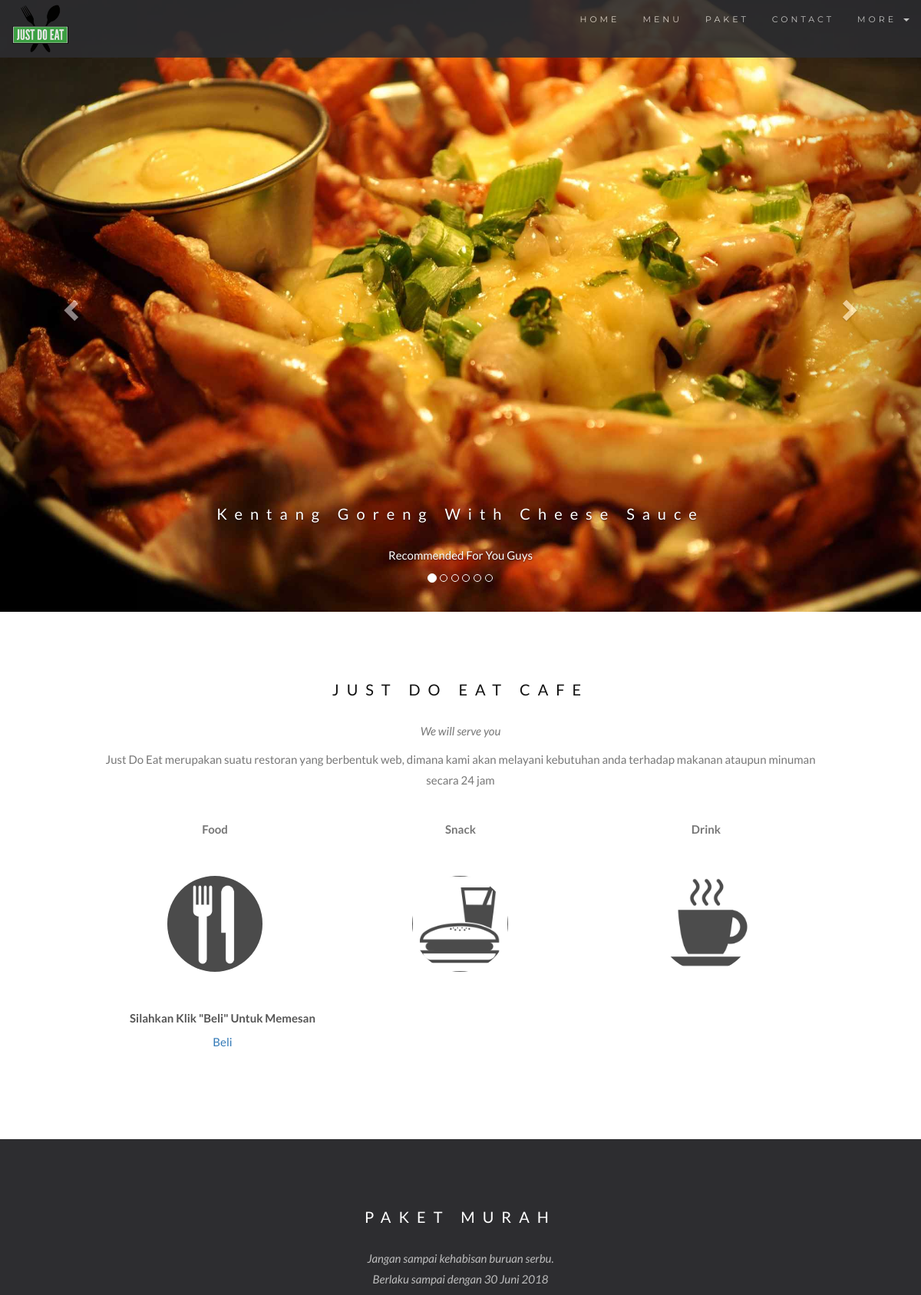
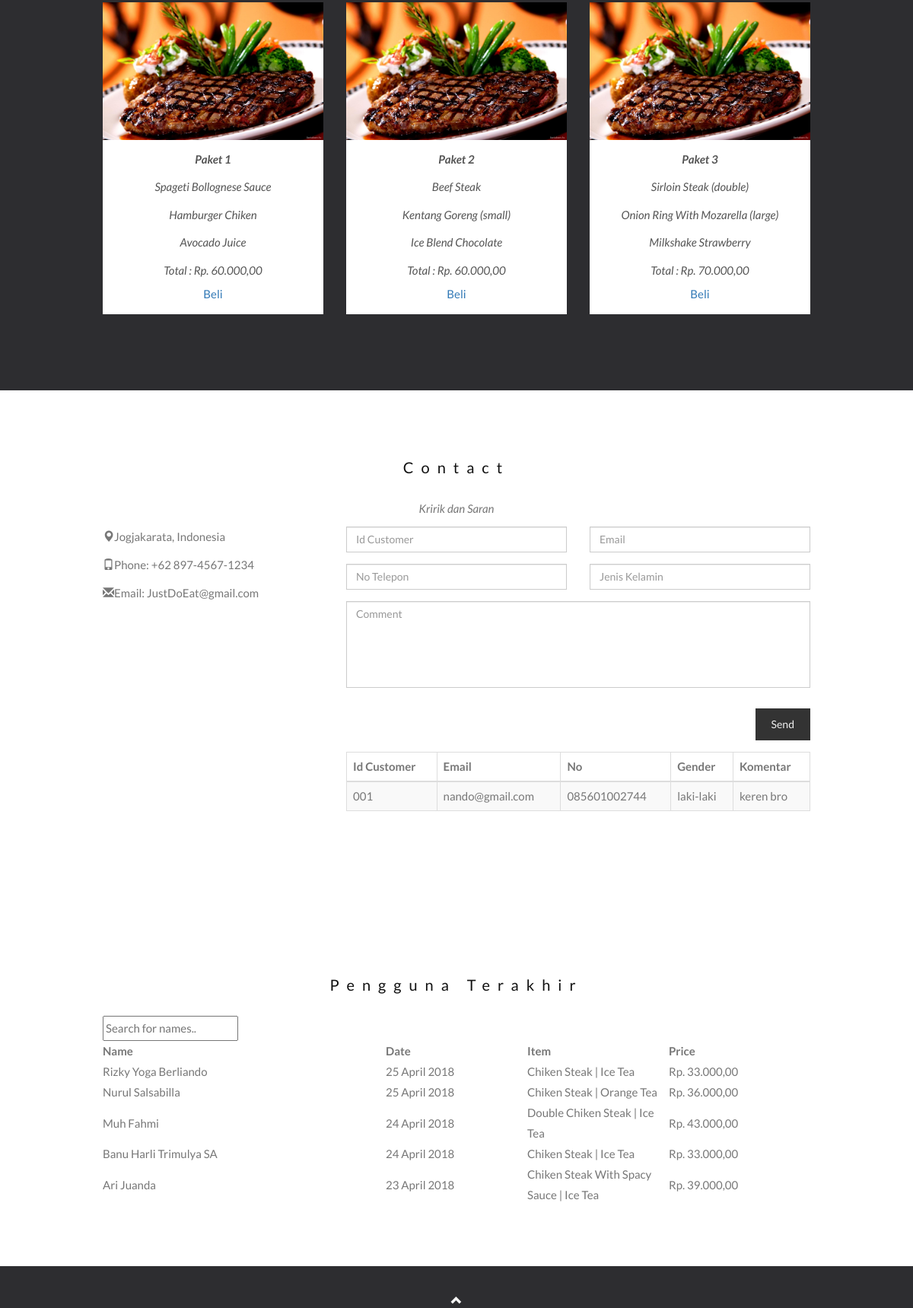
The page /contact.php (upper part) on the database its author committed (2 pictures, top to bottom).
### tables this page shows
CREATE TABLE `user` (
  `idcustomer` varchar(15) NOT NULL,
  `email` varchar(30) NOT NULL,
  `no` varchar(15) DEFAULT NULL,
  `gender` varchar(15) DEFAULT NULL,
  `comment` varchar(100) DEFAULT NULL
);

### contact.php (the view, shortened to what this page needs)
<!DOCTYPE html>
<html lang="en">
<head>
  <link rel="stylesheet" href="https://maxcdn.bootstrapcdn.com/bootstrap/3.3.7/css/bootstrap.min.css">
</head>
<body id="tampilanawal" data-spy="scroll" data-target=".navbar" data-offset="50">
<nav class="navbar navbar-default navbar-fixed-top">
  <div class="container-fluid">
    <div class="navbar-header">
	  <img src="jde2.png" width="75px" height="75px">
    </div>
    <div class="collapse navbar-collapse" id="myNavbar">
      <ul class="nav navbar-nav navbar-right">
        <li><a href="home.php">HOME</a></li>
        <li><a href="#menu">MENU</a></li>
        <li><a href="#paket">PAKET</a></li>
        <li><a href="#contact">CONTACT</a></li>
        <li class="dropdown">
          <a class="dropdown-toggle" data-toggle="dropdown" href="#">MORE
          <span class="caret"></span></a>
        </li>
      </ul>
    </div>
  </div>
</nav>
<div id="myCarousel" class="carousel slide" data-ride="carousel">
    <ol class="carousel-indicators">
      <li data-target="#myCarousel" data-slide-to="0" class="active"></li>
      <li data-target="#myCarousel" data-slide-to="1"></li>
      <li data-target="#myCarousel" data-slide-to="2"></li>
	  <li data-target="#myCarousel" data-slide-to="3"></li>
	  <li data-target="#myCarousel" data-slide-to="4"></li>
	  <li data-target="#myCarousel" data-slide-to="5"></li>
    </ol>
    <div class="carousel-inner" role="listbox">
      <div class="item active">
        <img src="kg.jpeg" alt="Kentang Goreng" width="1200" height="700">
        <div class="carousel-caption">
          <h3>Kentang Goreng With Cheese Sauce</h3>
          <p>Recommended For You Guys</p>
        </div>
      </div>
    </div>
    <a class="left carousel-control" href="#myCarousel" role="button" data-slide="prev">
      <span class="glyphicon glyphicon-chevron-left" aria-hidden="true"></span>
    </a>
    <a class="right carousel-control" href="#myCarousel" role="button" data-slide="next">
      <span class="glyphicon glyphicon-chevron-right" aria-hidden="true"></span>
    </a>
</div>
<div id="menu" class="container text-center">
  <h3>JUST DO EAT CAFE</h3>
  <p><em>We will serve you</em></p>
  <p>Just Do Eat merupakan suatu restoran yang berbentuk web, dimana kami akan melayani kebutuhan anda terhadap makanan ataupun minuman secara 24 jam</p>
  <br>
  <div class="row">
    <div class="col-sm-4">
      <p class="text-center"><strong>Food</strong></p><br>
      <a href="#demo" data-toggle="collapse">
        <img src="sbmk.jpeg" class="img-circle person" alt="Random Name" width="55" height="55">
      </a>
    </div>
    <div class="col-sm-4">
      <p class="text-center"><strong>Snack</strong></p><br>
      <a href="#demo2" data-toggle="collapse">
        <img src="sbsk.jpeg" class="img-circle person" alt="Random Name" width="55" height="55">
      </a>
    </div>
    <div class="col-sm-4">
      <p class="text-center"><strong>Drink</strong></p><br>
      <a href="#demo3" data-toggle="collapse">
        <img src="sbmn.jpeg" class="img-circle person" alt="Random Name" width="55" height="55">
      </a>
    </div>
  </div>
    <div class="col-sm-4">
        <div class="thumbnail">
          <p><strong>Silahkan Klik "Beli" Untuk Memesan</strong></p>
          <a href="form_pesanan.php">Beli</a>
        </div>
      </div>
</div>
<div id="paket" class="bg-1">
  <div class="container">
    <h3 class="text-center">PAKET MURAH</h3>
    <p class="text-center">Jangan sampai kehabisan buruan serbu.<br> Berlaku sampai dengan 30 Juni 2018</p>
    <div class="row text-center">
      <div class="col-sm-4">
        <div class="thumbnail">
          <img src="st.jpeg" alt="Paket 1" width="400" height="300">
          <p><strong>Paket 1</strong></p>
          <p>Spageti Bollognese Sauce</p>
		  <p>Hamburger Chiken</p>
		  <p>Avocado Juice</p>
		  <P>Total : Rp. 60.000,00</p>
          <a href="form_pesanan.php">Beli</a>
        </div>
      </div>
      <div class="col-sm-4">
        <div class="thumbnail">
          <img src="st.jpeg" alt="Paket 2" width="400" height="500">
          <p><strong>Paket 2</strong></p>
          <p>Beef Steak</p>
		  <p>Kentang Goreng (small)</p>
		  <p>Ice Blend Chocolate</p>
		  <P>Total : Rp. 60.000,00</p>
          <a href="form_pesanan.php">Beli</a>
        </div>
      </div>
      <div class="col-sm-4">
        <div class="thumbnail">
          <img src="st.jpeg" alt="Paket 3" width="400" height="300">
          <p><strong>Paket 3</strong></p>
          <p>Sirloin Steak (double)</p>
		  <p>Onion Ring With Mozarella (large)</p>
		  <p>Milkshake Strawberry</p>
		  <P>Total : Rp. 70.000,00</p>
          <a href="form_pesanan.php">Beli</a>
        </div>
      </div>
    </div>
  </div>
</div>
<div id="contact" class="container">
  <h3 class="text-center">Contact</h3>
  <p class="text-center"><em>Kririk dan Saran</em></p>
  <div class="row">
    <div class="col-md-4">
      <p><span class="glyphicon glyphicon-map-marker"></span>Jogjakarata, Indonesia</p>
      <p><span class="glyphicon glyphicon-phone"></span>Phone: +62 897-4567-1234</p>
      <p><span class="glyphicon glyphicon-envelope"></span>Email: JustDoEat@gmail.com</p>
    </div>
    <div class="col-md-8">
	<form method="POST" action="koneksi.php">
      <div class="row">
        <div class="col-sm-6 form-group">
          <input class="form-control" id="idcustomer" name="idcustomer" placeholder="Id Customer" type="text" required>
        </div>
        <div class="col-sm-6 form-group">
          <input class="form-control" id="email" name="email" placeholder="Email" type="email" required>
        </div>
		<div class="col-sm-6 form-group">
          <input class="form-control" id="no" name="no" placeholder="No Telepon" type="text" required>
        </div>
		<div class="col-sm-6 form-group">
          <input class="form-control" id="gender" name="gender" placeholder="Jenis Kelamin" type="text" required>
        </div>
      </div>
      <textarea class="form-control" id="comments" name="comments" placeholder="Comment" rows="5"></textarea>
      <br>
      <div class="row">
        <div class="col-md-12 form-group">
          <button class="btn pull-right" type="submit">Send</button>
        </div>
      </div>
	  </form>
	  <div class="row">
        <div id="member" class="col-lg-12">
            <table class="table table-striped table-bordered">
                <thead>
                <tr>
                    <th>Id Customer</th>
                    <th>Email</th>
					<th>No</th>
					<th>Gender</th>
                    <th>Komentar</th>
                </tr>
                </thead>
                <tbody>
                <?php
				$konek = new mysqli("localhost","root","","justdoeat");
                $result = $konek->query("SELECT * FROM user");
                while ($mem = mysqli_fetch_assoc($result)):
                    echo '<tr>';
                    echo '<td>'.$mem['idcustomer'].'</td>';
                    echo '<td>'.$mem['email'].'</td>';
					echo '<td>'.$mem['no'].'</td>';
					echo '<td>'.$mem['gender'].'</td>';
                    echo '<td>'.$mem['comment'].'</td>';
                    echo '</tr>';
                endwhile;
                ?>
                </tbody>
            </table>
        </div>
    </div>
    </div>
  </div>
  <br>
</div>
<div id="contact" class="container">
  <h3 class="text-center">Pengguna Terakhir</h3>
          <input type="text" id="myInput" onkeyup="myFunction()" placeholder="Search for names.." title="Type in a name">
          <table id="myTable">
            <tr class="header">
              <th style="width:40%;">Name</th>
              <th style="width:20%;">Date</th>
              <th style="width:20%;">Item</th>
              <th style="width:20%;">Price</th>
            </tr>
            <tr>
              <td>Rizky Yoga Berliando</td>
              <td>25 April 2018</td>
              <td>Chiken Steak | Ice Tea</td>
              <td>Rp. 33.000,00</td>
            </tr>
			 <tr>
              <td>Nurul Salsabilla</td>
              <td>25 April 2018</td>
              <td>Chiken Steak | Orange Tea</td>
              <td>Rp. 36.000,00</td>
            </tr>
			 <tr>
              <td>Muh Fahmi</td>
              <td>24 April 2018</td>
              <td>Double Chiken Steak | Ice Tea</td>
              <td>Rp. 43.000,00</td>
            </tr>
			 <tr>
              <td>Banu Harli Trimulya SA</td>
              <td>24 April 2018</td>
              <td>Chiken Steak | Ice Tea</td>
              <td>Rp. 33.000,00</td>
            </tr>
			 <tr>
              <td>Ari Juanda</td>
              <td>23 April 2018</td>
              <td>Chiken Steak With Spacy Sauce | Ice Tea</td>
              <td>Rp. 39.000,00</td>
            </tr>
          </table>
</div>
<footer class="text-center">
	<a class="up-arrow" href="#tampilanawal" data-toggle="tooltip" title="TO TOP">
		<span class="glyphicon glyphicon-chevron-up"></span>
	</a><br><br>
</footer>
</body>
</html>

### contact.php (style rules this page uses)
body { font: 400 15px/1.8 Lato, sans-serif; color: #777; }
h3, h4 { margin: 10px 0 30px 0; letter-spacing: 10px; font-size: 20px; color: #111; }
.container { padding: 80px 120px; }
.person { border: 10px solid transparent; margin-bottom: 25px; width: 50%; height: 50%; opacity: 0.7; }
.carousel-inner img { width: 100%; margin: auto; }
.carousel-caption h3 { color: #fff !important; }
.bg-1 { background: #2d2d30; color: #bdbdbd; }
.bg-1 h3 { color: #fff; }
.bg-1 p { font-style: italic; }
.thumbnail { padding: 0 0 15px 0; border: none; border-radius: 0; }
.thumbnail p { margin-top: 15px; color: #555; }
.btn { padding: 10px 20px; background-color: #333; color: #f1f1f1; border-radius: 0; transition: .2s; }
.navbar { font-family: Montserrat, sans-serif; margin-bottom: 0; background-color: #2d2d30; border: 0; font-size: 11px !important; letter-spacing: 4px; opacity: 0.9; }
.navbar li a, .navbar .navbar-brand { color: #d5d5d5 !important; }
footer { background-color: #2d2d30; color: #f5f5f5; padding: 32px; }
footer a { color: #f5f5f5; }
.form-control { border-radius: 0; }
textarea { resize: none; }

### rows shown on the page
user: idcustomer "001", email "nando@gmail.com", no "085601002744", gender "laki-laki", comment "keren bro"
